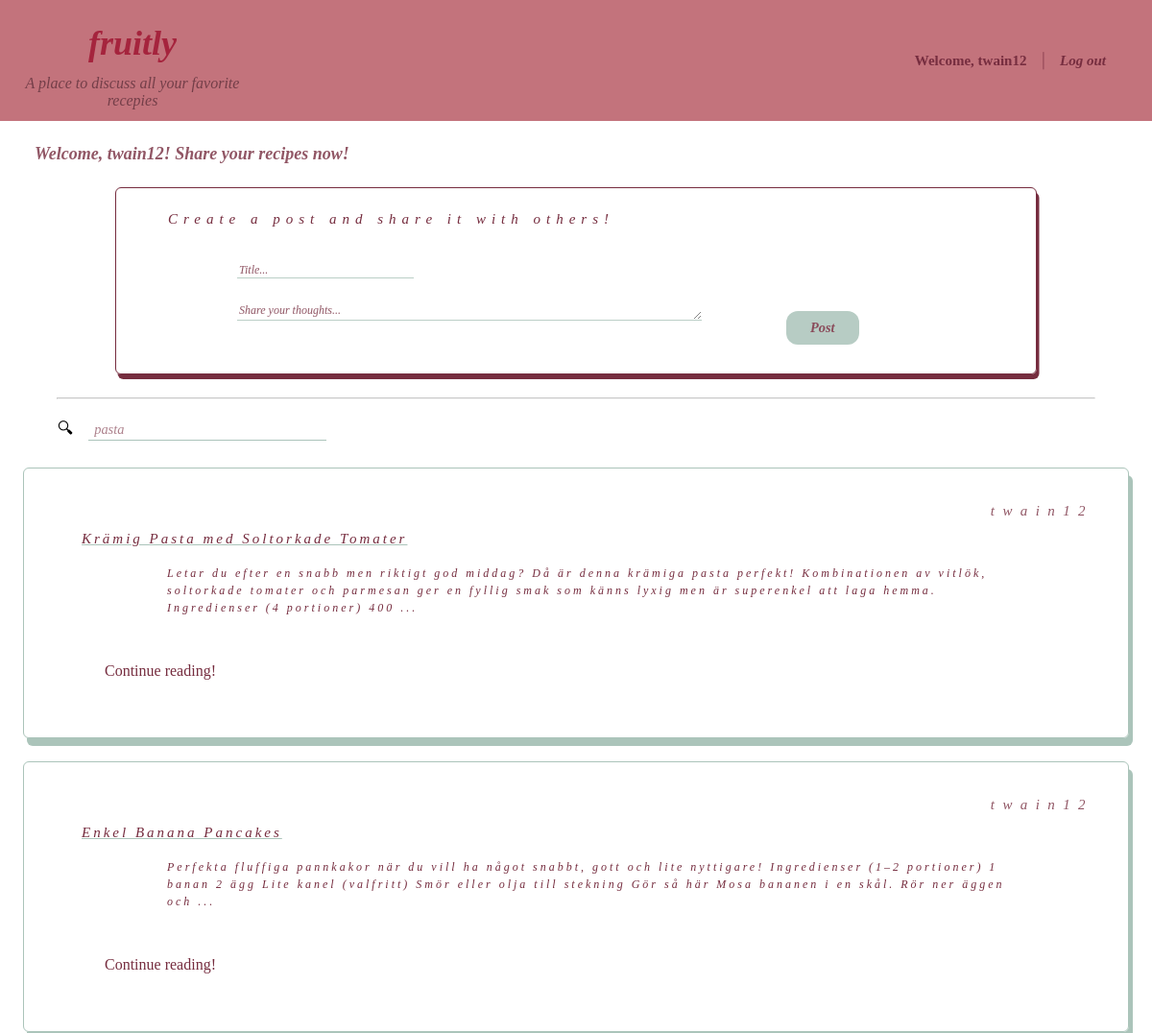
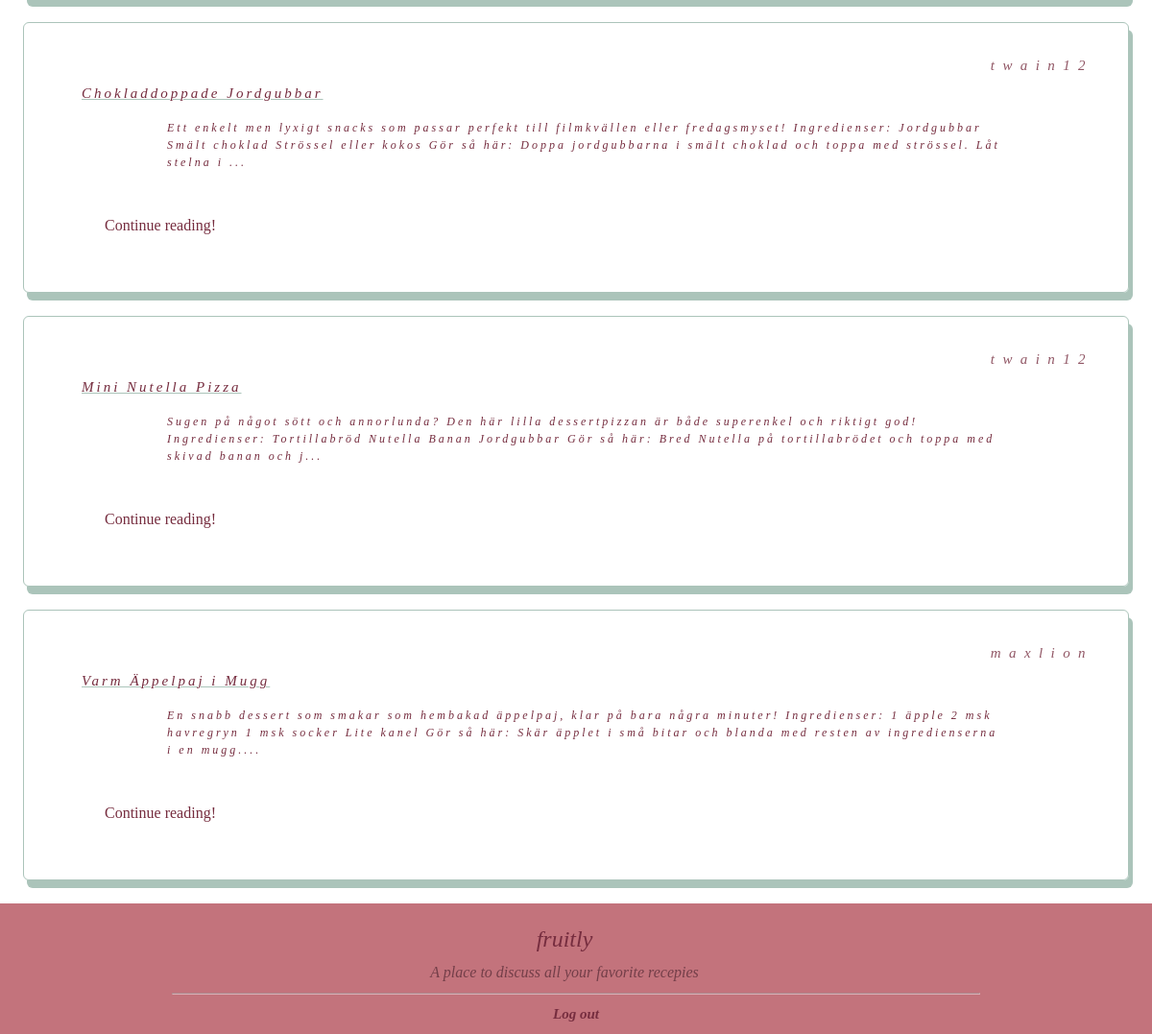
The page /home.php (signed in) on the database its author committed (2 pictures, top to bottom).
### tables this page shows
CREATE TABLE posts (
id INTEGER PRIMARY KEY AUTOINCREMENT,
title TEXT NOT NULL,
content TEXT NOT NULL,
user_id INTEGER NOT NULL,
FOREIGN KEY (user_id) REFERENCES users(id)
);

CREATE TABLE users(
id INTEGER PRIMARY KEY AUTOINCREMENT,
username TEXT NOT NULL UNIQUE,
email TEXT NOT NULL UNIQUE,
password TEXT NOT NULL
);

### Include/Bootstraps.php (called while the page is built, shortened)
<?php
require_once __DIR__ . '/model/db.php';
require_once __DIR__ . '/model/post.php';
require_once __DIR__ . '/model/autorizer.php';
$db = new DB(__DIR__ . '/../Database/Databasepost.db');
$autorizer = new Autorizer();

### Include/model/Autorizer.php (called while the page is built, shortened)
<?php
class Autorizer
{
    public function isLoggedIn()
    {
        return isset($_SESSION['user']);
    }
}

### Include/model/DB.php (called while the page is built)
<?php
class DB
{
    private $pdo;
    public function __construct($path)
    {
        $this->pdo = new PDO('sqlite:' . $path);
    }
    public function getConnection()
    {
        return $this->pdo;
    }
}

### Include/model/Post.php (called while the page is built, shortened)
<?php
class Post
{
    public static function getAll($db)
    {
        $stmt = $db->getConnection()->query('SELECT posts.*, users.username
        FROM posts
        JOIN users ON posts.user_id = users.id');
        return $stmt->fetchAll();
    }
}

### Include/View/posts.php (the view)
<?php
if (isset($_GET['search']) && !empty($_GET['search'])) {
    $posts = Post::search($db, $_GET['search']);
} else {
    $posts = Post::getAll($db);
}
?>
<body>
    <div id="posts_list">
        <?php
        foreach ($posts as $post) {
        ?>
            <div class="onepost_box">
                <div class="username_box">
                    <p class="username_text">
                        <?= $post['username'] ?>
                    </p>
                </div>
                <div class="title_box">
                    <p class="title_post">
                        <?= $post['title'] ?>
                    </p>
                </div>
                <div class="preview_box">
                    <p class="preview_text">
                        <?= substr($post['content'], 0, 250) ?>...
                    </p>
                </div>
                <div class="button_box">
                    <a class="more_button" href="post.php?id=<?= $post['id'] ?>">
                        <p class="button_text">
                            Continue reading!
                        </p>
                    </a>
                </div>
            </div>
        <?php
        }
        ?>
    </div>
</body>

### home.php (shortened to what this page needs)
<?php require_once './Include/Bootstraps.php'; ?>
<?php $autorizer->requireLogin(); ?>
<!DOCTYPE html>
<html lang="en">
<head>
  <link rel="stylesheet" href="style/headerstyle.css">
  <link rel="stylesheet" href="style/create_post.css">
  <link rel="stylesheet" href="style/footerstyle.css">
  <link rel="stylesheet" href="style/homepage.css">
  <link rel="stylesheet" href="style/post_list.css">
</head>
<body>
  <?php include './include/view/header.php'; ?>
  <div class="share_box">
    <p class="share_text">
      <i> Welcome, <?= $_SESSION['user']['username'] ?>! Share your recipes now! </i>
    </p>
  </div>
  <?php include './include/view/create_post.php'; ?>
  <hr class="divider">
  <br>
  <?php include './Include/View/search.php'?>
  <?php include './Include/View/posts.php' ?>
  <?php include './include/view/footer.php'; ?>
</body>
</html>

### Include/View/header.php (shortened to what this page needs)
<!DOCTYPE html>
<html lang="en">
<head>
    <link rel="stylesheet" href="style/headerstyle.css">
</head>
<body class="clearfix">
    <header class="base">
        <div class="name_box">
            <?php if (!$autorizer->isLoggedIn()): ?>
                <a href="Index.php" class="title">
                    <i>
                        fruitly
                    </i>
                </a>
            <?php else: ?>
                <a href="home.php" class="title">
                    <i>
                        fruitly
                    </i>
                </a>
            <?php endif; ?>
            <p class="undertitle">
                <i> A place to discuss all your favorite recepies </i>
            </p>
        </div>
        <?php if ($autorizer->isLoggedIn()): ?>
            <div class="link_position">
                <a class="log_in" href="profil.php">
                    Welcome, <?= $_SESSION['user']['username'] ?>
                </a>
                <p class="divider_head">
                    │
                </p>
                <a class="log_in" href="logout_process.php">
                    <i>
                        Log out
                    </i>
                </a>
            </div>
        <?php endif; ?>
    </header>
</body>
</html>

### Include/View/create_post.php (shortened to what this page needs)
<body>
    <div class="post_border">
        <p class="create_title"> Create a post and share it with others!</p>
        <form name="create_post" id="create_post">
            <div class="text_box">
                <input type="text" name="title" id="title" class="create_post_field" placeholder="Title..."><br>
                <textarea name="maintext" id="maintext" class="create_post_field textarea_create" placeholder="Share your thoughts..."></textarea>
            </div>
            <div class="button_box">
                <button type="submit" class="create_button">
                    <p class="createb_text">
                        Post
                    </p>
                </button>
            </div>
        </form>
    </div>
</body>

### Include/View/search.php
<form name="search" action="home.php" method="get">
    <label class="search_icon">🔍︎</label>
    <input type="text" name="search" id="search" class="search" value="<?= htmlspecialchars($_GET['search'] ?? '') ?>" placeholder="pasta">
</form>

### Include/View/footer.php (shortened to what this page needs)
<!DOCTYPE html>
<html lang="en">
<head>
    <link rel="stylesheet" href="style/footerstyle.css">
</head>
<body>
    <footer class="base_footer">
        <p class="title_footer">
            <i>
                fruitly
            </i>
        </p>
        <p class="undertitle_footer">
            <i> A place to discuss all your favorite recepies </i>
        </p>
        <hr class="break_line">
        <?php if ($autorizer->isLoggedIn()): ?>
            <div class="link_position_footer">
                <a class="log_in_footer" href="logout_process.phpZ">
                    <i>
                        Log out
                    </i>
                </a>
            </div>
        <?php endif; ?>
    </footer>
</body>
</html>

### style/headerstyle.css (style rules this page uses)
.clearfix::after { content: ""; clear: both; display: table; }
* { margin: 0%; }
.base { background-color: #C3737C; width: 100%; height: 10%; box-sizing: border-box; display: flex; justify-content: space-between; position: relative; }
.name_box { width: 25%; align-items: center; }
.title { margin: 0%; padding: 2vw 2vw 0vw 0vw; display: block; color: #762D3F; letter-spacing: 10%; cursor: pointer; transition: all 1s ease-in-out; font-size: 3vw; font-weight: bold; text-decoration: none; text-align: center; }
.undertitle { font-size: medium; margin: 0%; padding: 1vw 2vw 1vw 0vw; opacity: 70%; color: #522833; cursor: default; text-align: center; }
.link_position { position: absolute; right: 3vw; top: 50%; font-size: 1.25vw; transform: translateY(-50%); display: flex; align-items: center; }
.divider_head { right: 3vw; color: #762D3F; opacity: 65%; cursor: default; }
.log_in { letter-spacing: 7%; color: #762D3F; font-weight: bold; padding: 1vw; transition: all 1s ease-in-out; white-space: nowrap; cursor: pointer; text-decoration: none; }

### style/create_post.css (style rules this page uses)
.post_border { border-style: solid; border-width: thin; margin: 2vw 10vw 2vw 10vw; padding: 0.5vw; padding-top: 1vw; border-color: #762D3F; align-items: center; border-radius: 0.5vw; box-shadow: 2.5px 5px #762D3F; }
.text_box { display: inline; }
.create_post_field { border: none; border-bottom-style: solid; border-width: 0.1vw; border-color: #ABC4BA; margin: 1vw 2vw 1vw 10vw; font-size: 1vw; transition: all 1s ease; opacity: 80%; width: 15vw; }
.textarea_create { width: 40vw; field-sizing: content; }
::placeholder { letter-spacing: 7%; color: #762D3F; font-style: oblique; font-family: 'Times New Roman', Times, serif; }
.button_box { display: inline; }
.createb_text { font-size: 1.2vw; color: #762D3F; font-weight: bold; font-style: italic; font-family: 'Times New Roman', Times, serif; letter-spacing: 7%; transition: all 1s ease; }
.create_button { background-color: #ABC4BA; margin: 1vw 5vw 2vw; cursor: pointer; width: 8%; padding: 0.75vw; opacity: 85%; border: none; border-radius: 1vw; transition: all 1s ease; }
.create_title { font-size: 1.25vw; font-style: italic; color: #762D3F; letter-spacing: 0.5vw; padding-bottom: 2vw; margin-left: 4vw; cursor: default; }

### style/footerstyle.css (style rules this page uses)
* { margin: 0%; }
.base_footer { background-color: #C3737C; width: 100%; height: 10%; box-sizing: border-box; display: flex; align-items: center; justify-content: space-between; flex-direction: column; position: relative; }
.title_footer { margin: 0%; padding: 2vw 2vw 0vw 0vw; text-align: center; color: #762D3F; letter-spacing: 10%; cursor: default; font-size: 2vw; transition: all 1s ease-in-out; }
.undertitle_footer { font-size: medium; margin: 0%; padding: 1vw 2vw 1vw 0vw; text-align: center; opacity: 70%; color: #522833; cursor: default; }
.link_position_footer { font-size: 1.25vw; display: flex; align-items: center; }
.log_in_footer { letter-spacing: 7%; color: #762D3F; font-weight: bold; padding: 1vw; transition: all 1s ease-in-out; text-decoration: none; }
.break_line { color: #762D3F; opacity: 50%; width: 70%; align-items: center; }

### style/homepage.css (style rules this page uses)
.share_box { margin: 2vw 1vw 0vw 3vw; }
.share_text { font-size: large; opacity: 80%; color: #762D3F; letter-spacing: 7%; font-weight: bold; cursor: default; }
.divider { color: #ABC4BA; opacity: 55%; width: 90%; margin: auto; }
.search_icon { margin-left: 5vw; margin-bottom: 2vw; margin-right: 1vw; font-size: 1.4vw; }
.search { border:none; font-size:1.4vw; border-bottom-style: solid; border-bottom-color:#ABC4BA; border-bottom-width:0.1vw; width: 20%; transition:all ease 1s; padding-left:0.5vw; }
.search::placeholder { opacity: 60%; font-size:1.2vw; }

### rows shown on the page
posts: user.username "twain12", title "Krämig Pasta med Soltorkade Tomater", content "Letar du efter en snabb men riktigt god middag? Då är denna krämiga pasta perfekt! Kombinationen av vitlök, soltorkade tomater och parmesan ger en fyllig smak som känns lyxig men är superenkel att laga hemma. Ingredienser (4 portioner) 400"
posts: user.username "twain12", title "Enkel Banana Pancakes", content "Perfekta fluffiga pannkakor när du vill ha något snabbt, gott och lite nyttigare! Ingredienser (1–2 portioner) 1 banan 2 ägg Lite kanel (valfritt) Smör eller olja till stekning Gör så här Mosa bananen i en skål. Rör ner äggen och"
posts: user.username "twain12", title "Chokladdoppade Jordgubbar", content "Ett enkelt men lyxigt snacks som passar perfekt till filmkvällen eller fredagsmyset! Ingredienser: Jordgubbar Smält choklad Strössel eller kokos Gör så här: Doppa jordgubbarna i smält choklad och toppa med strössel. Låt stelna i"
posts: user.username "twain12", title "Mini Nutella Pizza", content "Sugen på något sött och annorlunda? Den här lilla dessertpizzan är både superenkel och riktigt god! Ingredienser: Tortillabröd Nutella Banan Jordgubbar Gör så här: Bred Nutella på tortillabrödet och toppa med skivad banan och j"
posts: user.username "maxlion", title "Varm Äppelpaj i Mugg", content "En snabb dessert som smakar som hembakad äppelpaj, klar på bara några minuter! Ingredienser: 1 äpple 2 msk havregryn 1 msk socker Lite kanel Gör så här: Skär äpplet i små bitar och blanda med resten av ingredienserna i en mugg."

### other values the page prints
$_SESSION['user']['username'] "twain12"
